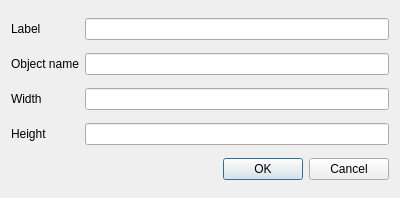
<?xml version="1.0" encoding="UTF-8"?>
<ui version="4.0">
 <class>LabelSettingsWidget</class>
 <widget class="QDialog" name="LabelSettingsWidget">
  <property name="geometry">
   <rect>
    <x>0</x>
    <y>0</y>
    <width>400</width>
    <height>198</height>
   </rect>
  </property>
  <property name="windowTitle">
   <string>Label Settings</string>
  </property>
  <layout class="QGridLayout" name="gridLayout">
   <item row="0" column="0">
    <widget class="QLabel" name="label_lbl">
     <property name="text">
      <string>Label</string>
     </property>
    </widget>
   </item>
   <item row="0" column="1">
    <widget class="QLineEdit" name="label_edit"/>
   </item>
   <item row="1" column="0">
    <widget class="QLabel" name="object_name_lbl">
     <property name="text">
      <string>Object name</string>
     </property>
    </widget>
   </item>
   <item row="1" column="1">
    <widget class="QLineEdit" name="obj_name_edit"/>
   </item>
   <item row="2" column="0">
    <widget class="QLabel" name="width_lbl">
     <property name="text">
      <string>Width</string>
     </property>
    </widget>
   </item>
   <item row="2" column="1">
    <widget class="QLineEdit" name="width_edit"/>
   </item>
   <item row="3" column="0">
    <widget class="QLabel" name="height_lbl">
     <property name="text">
      <string>Height</string>
     </property>
    </widget>
   </item>
   <item row="3" column="1">
    <widget class="QLineEdit" name="height_edit"/>
   </item>
   <item row="4" column="0" colspan="2">
    <widget class="QDialogButtonBox" name="buttonBox">
     <property name="orientation">
      <enum>Qt::Orientation::Horizontal</enum>
     </property>
     <property name="standardButtons">
      <set>QDialogButtonBox::StandardButton::Cancel|QDialogButtonBox::StandardButton::Ok</set>
     </property>
    </widget>
   </item>
  </layout>
 </widget>
 <resources/>
 <connections>
  <connection>
   <sender>buttonBox</sender>
   <signal>accepted()</signal>
   <receiver>LabelSettingsWidget</receiver>
   <slot>accept()</slot>
   <hints>
    <hint type="sourcelabel">
     <x>248</x>
     <y>254</y>
    </hint>
    <hint type="destinationlabel">
     <x>157</x>
     <y>274</y>
    </hint>
   </hints>
  </connection>
  <connection>
   <sender>buttonBox</sender>
   <signal>rejected()</signal>
   <receiver>LabelSettingsWidget</receiver>
   <slot>reject()</slot>
   <hints>
    <hint type="sourcelabel">
     <x>316</x>
     <y>260</y>
    </hint>
    <hint type="destinationlabel">
     <x>286</x>
     <y>274</y>
    </hint>
   </hints>
  </connection>
 </connections>
</ui>
